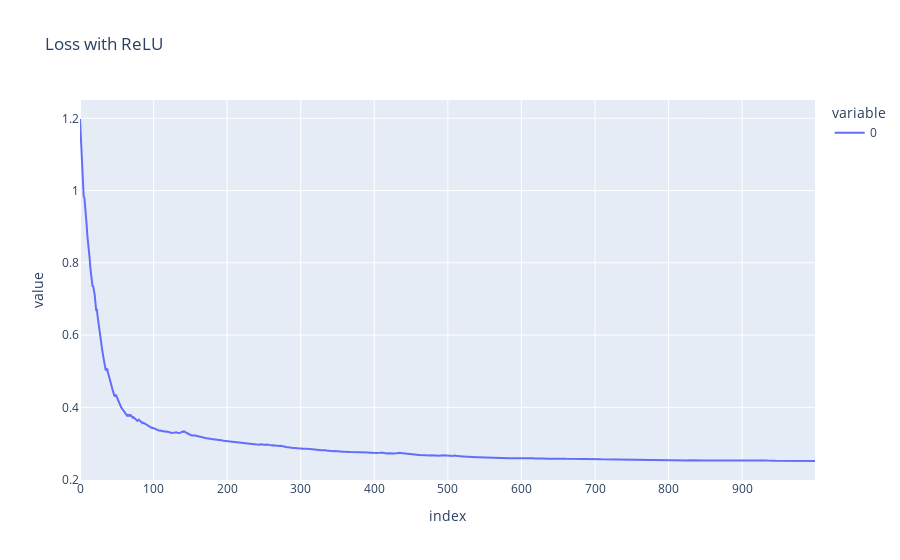

The notebook cell saved with this chart:
### Code cell
# first dataset

import plotly.express as px
import random

nn1 = NeuralNet([2, 4, 1], 0.1, ReLU, 200, 1) # easier for an additional layer
nn2 = NeuralNet([2, 1], 0.005, ReLU, 1000, 1) # with no layer we are not able to reach go bellow 0.25 of error


# interesting comparison between two activation function
# I have changed the sigmoid's lr because otherwise we wont see the slow down learning of that function
# more explanation can be see here at the top of the chapter: http://neuralnetworksanddeeplearning.com/chap3.html

inp = [numpy.array([0, 1]), numpy.array([1, 0]), numpy.array([0, 0]), numpy.array([1, 1])]
out = [numpy.array([1]), numpy.array([1]), numpy.array([0]), numpy.array([0])]

a = list(zip(inp, out))

random.shuffle(a)

train_data = a
test_data = a

fig = px.line(nn2.train(train_data, test_data), title='Loss with ReLU')
nn2.train(train_data, test_data)
fig.show()

### Figure 1 — Plotly figure (JSON) as saved in the notebook; plotly's stock layout.template omitted (floating-point values rounded to 4 significant figures; data arrays with more than 128 entries replaced by an {"elided": "..."} marker saying what was removed)
{"data": [{"hovertemplate": "variable=0<br>index=%{x}<br>value=%{y}<extra></extra>", "legendgroup": "0", "line": {"color": "#636efa", "dash": "solid"}, "marker": {"symbol": "circle"}, "mode": "lines", "name": "0", "orientation": "v", "showlegend": true, "type": "scatter", "x": {"elided": "1000 int values"}, "xaxis": "x", "y": {"elided": "1000 float values"}, "yaxis": "y"}], "layout": {"legend": {"title": {"text": "variable"}, "tracegroupgap": 0}, "title": {"text": "Loss with ReLU"}, "xaxis": {"anchor": "y", "domain": [0, 1], "title": {"text": "index"}}, "yaxis": {"anchor": "x", "domain": [0, 1], "title": {"text": "value"}}}}
